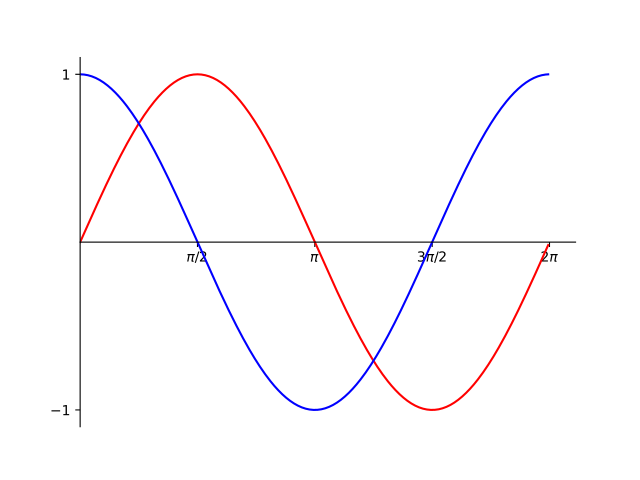

The script that drew this image:
"""
Author: Rodion Calistru, rcalistr@purdue.edu
Assignment: 10.4 - Sin Cos
Date: 11/12/2022

Description:
    Computes and draws the sine and cosine waves

Contributors:
    Rodion Calistru, rcalistr@purdue.edu [repeat for each]

My contributor(s) helped me:
    [ ] understand the assignment expectations without
        telling me how they will approach it.
    [ ] understand different ways to think about a solution
        without helping me plan my solution.
    [ ] think through the meaning of a specific error or
        bug present in my code without looking at my code.
    Note that if you helped somebody else with their code, you
    have to list that person as a contributor.

Academic Integrity Statement:
    I have not used source code obtained from any unauthorized
    source, either modified or unmodified; nor have I provided
    another student access to my code.  The project I am
    submitting is my own original work.
"""

"""Import additional modules below this line (starting with unit 6)."""
import math
import matplotlib.pyplot as plt

"""Write new functions below this line (starting with unit 4)."""


def main():
    angle_rads,sine,cosine=[],[],[]
    #Computes the values of sine and cosine
    for angle in range(0,360):
        angle_rads.append(math.radians(angle))
        sine.append(math.sin(math.radians(angle)))
        cosine.append(math.cos(math.radians(angle)))

    fig, ax = plt.subplots() #Generate the figure and axes
    ax.plot(angle_rads,sine,'r') #Draws the red sine wave
    ax.plot(angle_rads,cosine,'b') #Drwas the blue cosine wave
    ax.set_xlim([0,math.radians(380)])
    #Set axes ticks
    ax.set_xticks([math.radians(90),math.radians(180),math.radians(270),math.radians(360)],labels=[r'$\pi/2$',r'$\pi$',r'$3\pi/2$',r'$2\pi$']) #Draws the ticks and labels them with pi 
    ax.set_yticks([-1,1])
    #Remove the top and right spines, make the bottom spine the center spine
    for spine in ['top', 'right']:
        ax.spines[spine].set_visible(False)
    for spine in ['bottom', 'left']:
        ax.spines[spine].set_position('zero')
    plt.show()

"""Do not change anything below this line."""
if __name__ == "__main__":
    main()
